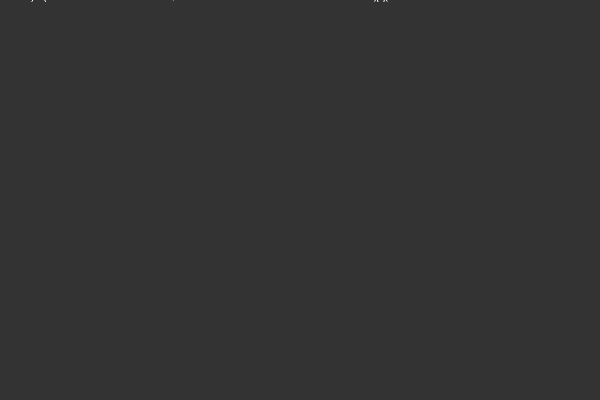
Frame 1 (no input)
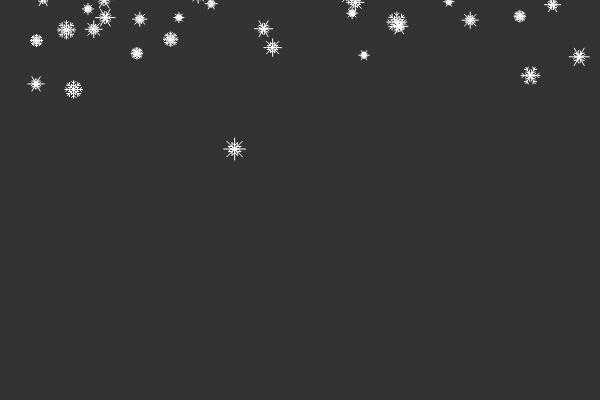
Frame 60 (no input)
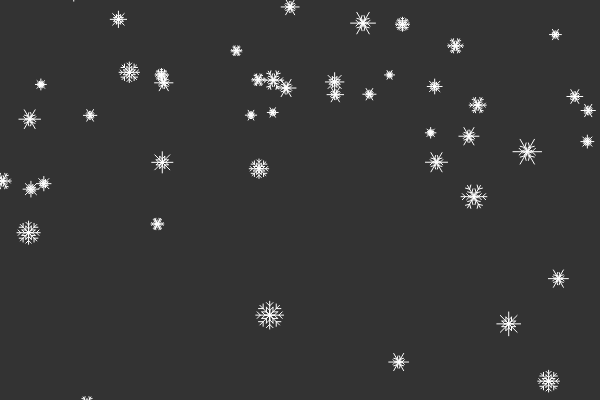
Frame 120 (the mouse pressed at the canvas centre since frame 60)

The p5.js sketch that drew these frames (run headless with seeded random() and noise() and a simulated clock; from frame 60 on, the mouse is pressed at the canvas centre):

// p5.js sketch
// ── sketch.js
var flakes = [];

var gr;

function setup(){
	createCanvas(600,400);
	gr = createVector(0, 0.05);
	for(var i=0; i < 50; i++){
		flakes[i] = new SnowFlake(random(width), random(-60,-10), min(random(5,15), random(5,15)));
	}
}

function draw(){
	background(51);
	var wind = createVector(0,0);
	if(random(0,1) < 0.2){
		wind = createVector(random(-2,2), random(0,0.8));
	}
	for(var i=0; i < flakes.length; i++){
		flakes[i].applyForce(gr.copy().mult(flakes[i].r*flakes[i].r));
		flakes[i].applyForce(wind.copy());
		flakes[i].update();
		flakes[i].show();
		if(flakes[i].isOutOfScreen()){
			flakes[i].reset();
		}
	}
}

function SnowFlake(x, y, radius){
	this.pos = createVector(x,y);
	this.vel = createVector(0,0);
	this.acc = createVector(0,0);
	this.branches = 2 * round(random(3,4));
	this.angle = TWO_PI / this.branches;
	this.r = radius;

	this.applyForce = function(force){
		var realF = force.div(this.r);
		this.acc.add(realF);
	}

	this.update = function(){
		this.vel.add(this.acc);
		this.pos.add(this.vel);
		this.acc.mult(0);
	}

	this.show = function(){
		stroke(255);
		noFill();
		var agl = 0;
		for(var i = 0; i < this.branches; i++){
			this.drawArm(this.pos, this.r, agl, 0);
			agl += this.angle;
		}
	}

	this.drawArm = function(origin, length, angle, recLevel){
		var cosa = (cos(angle));
		var sina = (sin(angle));
		var endX = length * cosa;
		var endY = length * sina;
		line(origin.x, origin.y, origin.x + endX, origin.y + endY);
		if(recLevel >= 1){
			return;
		}

		var step = length / 3;
		var end = length-step;
		for(var i=0; i < end; i+=step){
			var origX = origin.x + i * cosa;
			var origY = origin.y + i * sina;
			this.drawArm(createVector(origX, origY), length / 3, angle - QUARTER_PI, recLevel+1);
			this.drawArm(createVector(origX, origY), length / 3, angle + QUARTER_PI, recLevel+1);
		}
	}

	this.reset = function(){
		this.pos = createVector( random(width), random(-60,-10) );
		this.vel = createVector(0,0);
		this.acc = createVector(0,0);
		this.branches = 2 * round(random(3,4));
		this.angle = TWO_PI / this.branches;
		this.r = min(random(5,15), random(5,15));
	}

	this.isOutOfScreen = function(){
		return (this.pos.y > (height + this.r));
	}
}
